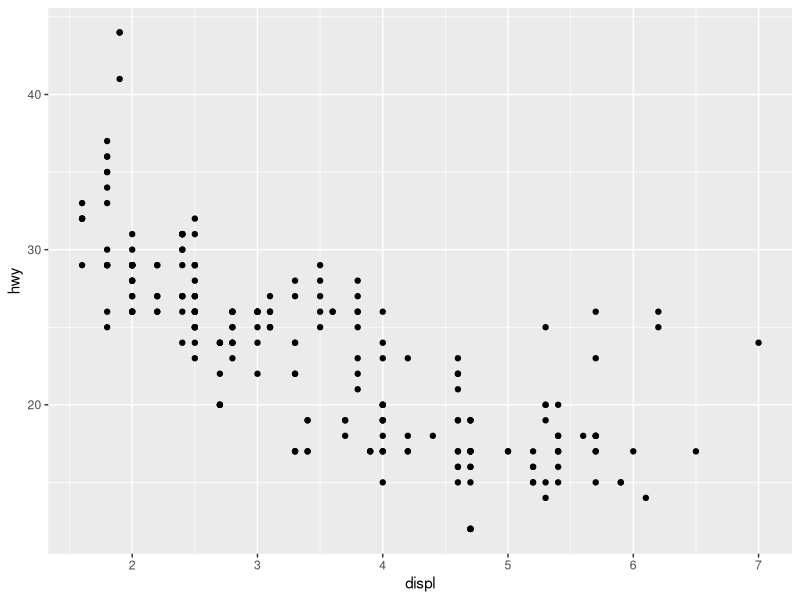
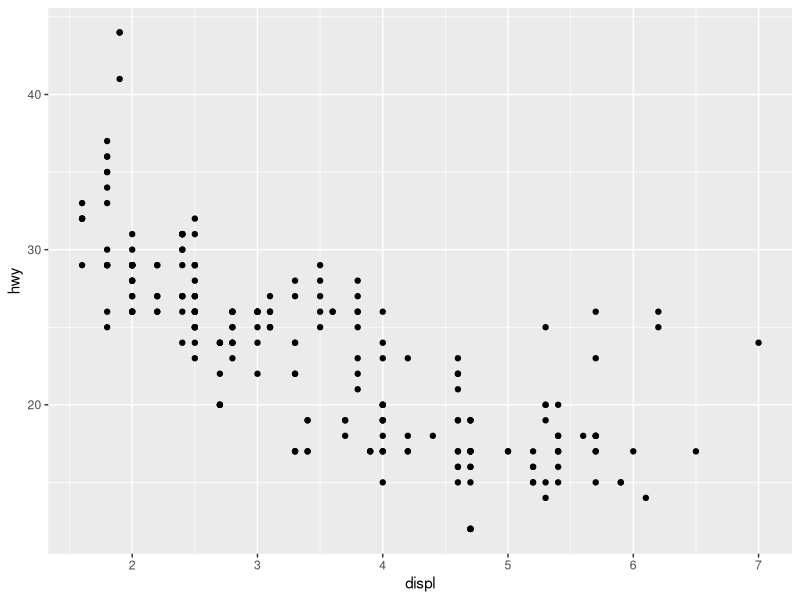
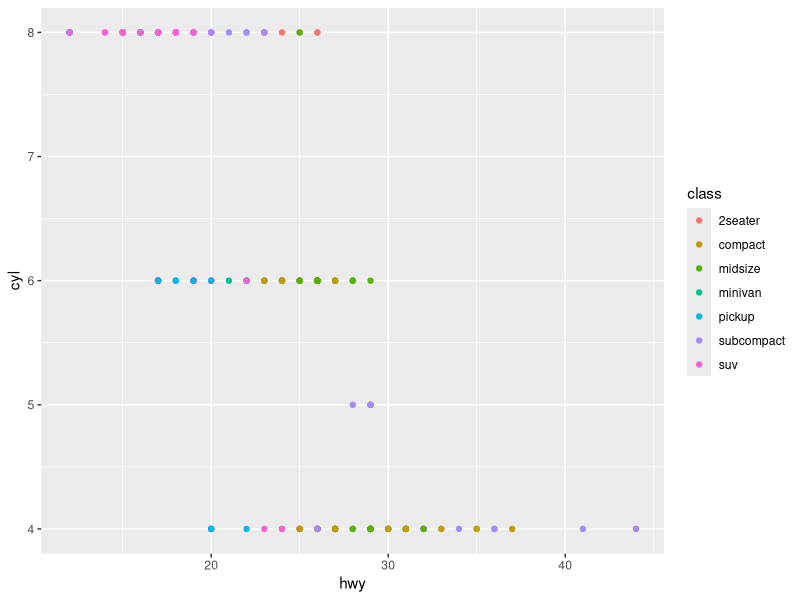
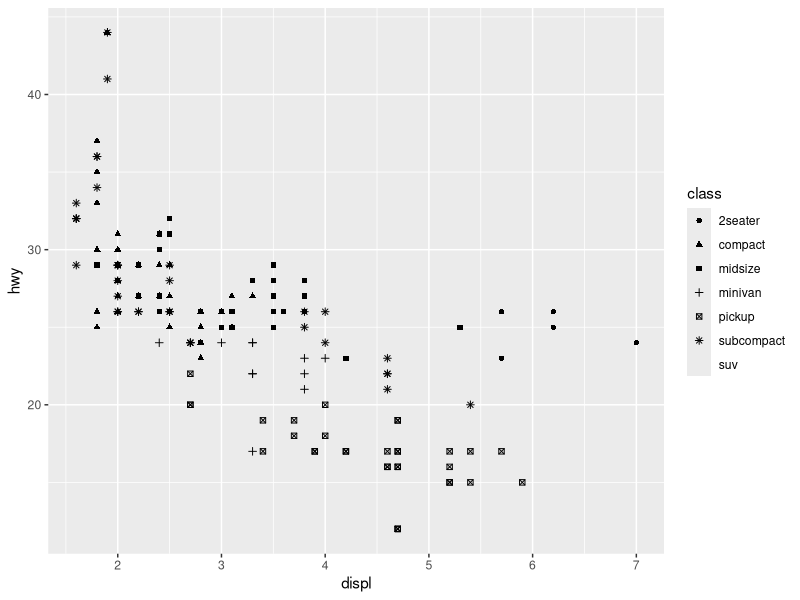
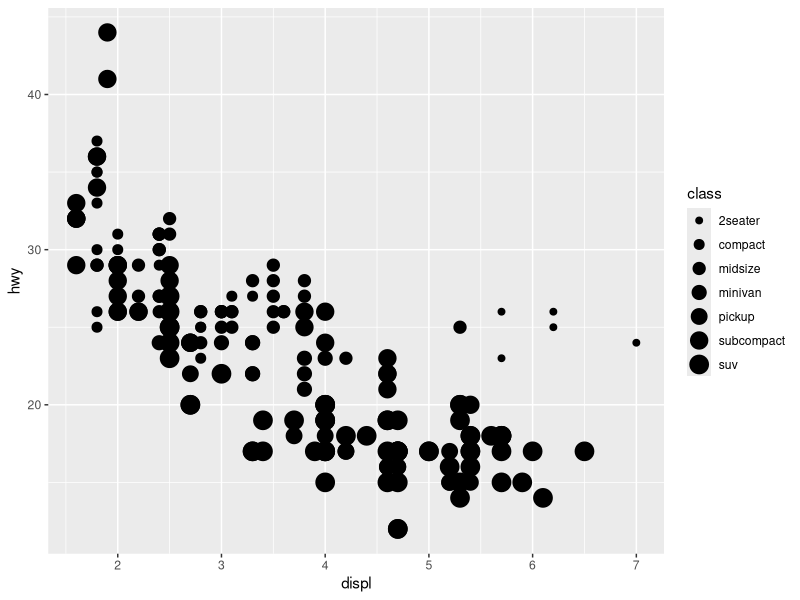
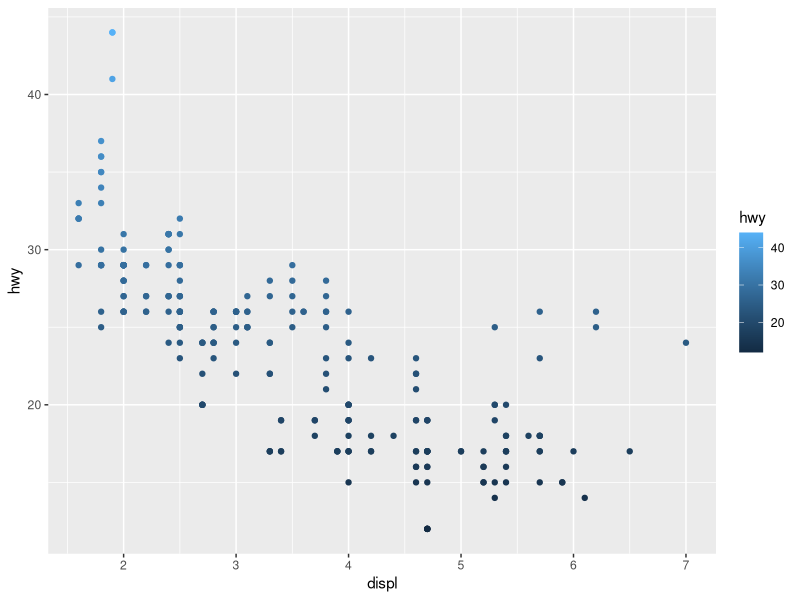
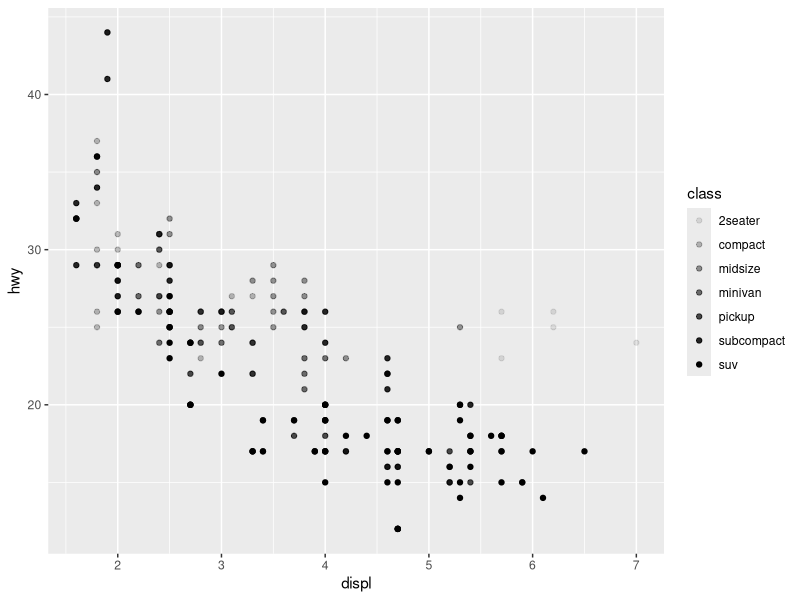
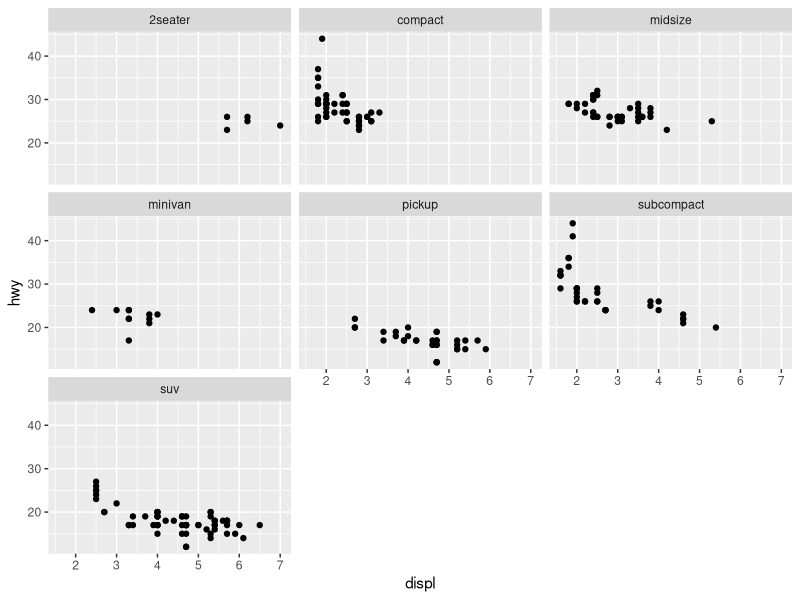

The R script that drew these images, in order:
install.packages("tidyverse")
library(tidyverse)
?mpg

#is it true that cars with big engine consume more fuel

ggplot(data = mpg) + geom_point(mapping = aes(x = displ, y = hwy))
ggplot(mpg) + geom_point(mapping = aes(x = displ, y= hwy))

nrow(mpg) #rows
ncol(mpg) #col
ggplot(mpg) + geom_point(aes(hwy, cyl, color=class))
ggplot(mpg) + geom_point(mapping = aes(x = displ, y= hwy, shape=class))
ggplot(mpg) + geom_point(mapping = aes(x = displ, y= hwy, size = class))
ggplot(mpg) + geom_point(mapping = aes(x = displ, y= hwy, color = hwy))
ggplot(mpg) + geom_point(mapping = aes(x = displ, y= hwy, alpha = class))

ggplot(mpg) + geom_point(mapping = aes(x = displ, y= hwy)) + facet_wrap(~ class)
ggplot(mpg) + geom_point(mapping = aes(x = displ, y= hwy)) + facet_grid(drv ~ cyl)

# Linear regression
# hwy = a + b(displ) # b<0

ggplot(mpg) + geom_point(mapping = aes(x = displ, y= hwy))

lm(hwy ~ displ, data = mpg)

ggplot(mpg) + 
  geom_point(mapping = aes(x = displ, y= hwy)) + 
  geom_abline(intercept = 35.698, slope = -3.531, color="blue")

ggplot(mpg) + 
  geom_point(mapping = aes(x = displ, y= hwy, color = class)) + 
  geom_smooth(mapping = aes(x = displ, y= hwy), method = lm) 

ggplot(diamonds) +
  geom_bar(mapping = aes(x = cut))

ggplot(diamonds) +
  stat_summary(mapping = aes(x = cut, y = depth), fun.ymin = min, fun.ymax = max, fun.y = median)

ggplot(diamonds) +
  geom_bar(mapping = aes(x = cut, fill = cut)) 

ggplot(diamonds) +
  geom_bar(mapping = aes(x = cut, fill = clarity)) 

ggplot(diamonds) +
  geom_bar(mapping = aes(x = cut, fill = clarity), position = "dodge") 

ggplot(mpg) +
  geom_count(aes(displ, hwy))

ggplot(mpg, mapping = aes(x = displ, y = hwy)) +
  geom_point() +
  geom_jitter()
